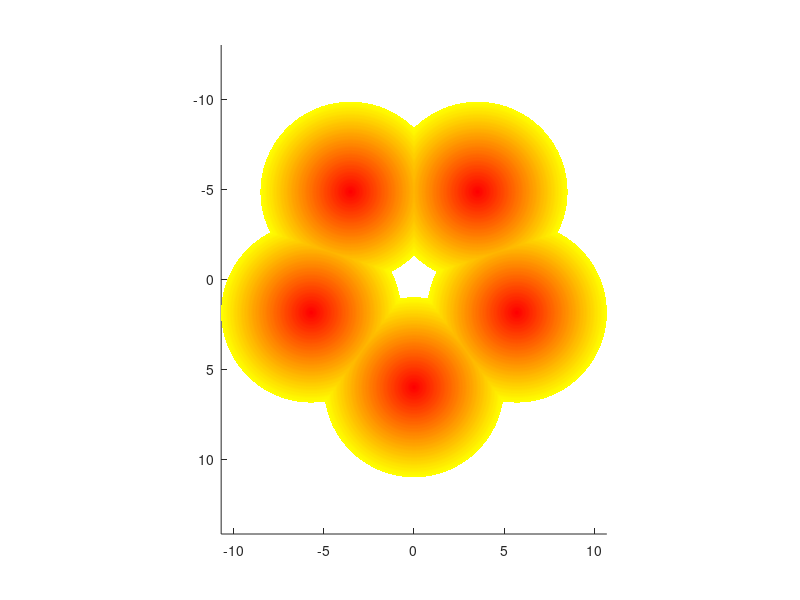

Here is the MATLAB script that generated this plot:
%Plot Confidence Region

numPlat = 5;
distPlat = 6;
%offsetPlat  

th = 0:2*pi/numPlat:2*pi;
xunit = distPlat * cos(th(1:end-1));
yunit = distPlat * sin(th(1:end-1));

hold on
numPoints = 90;
r = linspace(0, 5, numPoints);                               % Define Radius & Radius Gradient Vector
a = linspace(0, 2*pi, numPoints);                             % Angles (Radians)
[R,A] = ndgrid(r, a);                                   % Create Grid
Z = -R;                                                 % Create Gradient Matrix
[X,Y,Z] = pol2cart(A,R,Z);                              % Convert To Cartesian
for i=1:1:length(xunit)
surf(X+xunit(i), Y+yunit(i), Z)
view(90,    90)
axis('equal')
colormap(flipud(autumn))
shading('interp')
end
